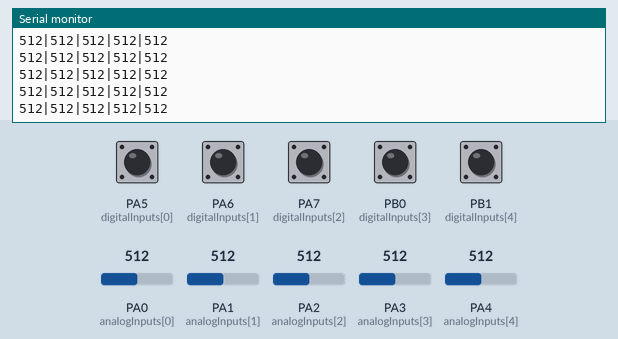
Simulated run of this sketch. Board: STM32 Blue Pill. Shown: the last lines printed to the serial monitor. The test bench sets the inputs (shaded band); at power-on: PA5 (digitalInputs[0]), PA6 (digitalInputs[1]), PA7 (digitalInputs[2]), PB0 (digitalInputs[3]), PB1 (digitalInputs[4]) HIGH, PA0 (analogInputs[0]) = 512, PA1 (analogInputs[1]) = 512, PA2 (analogInputs[2]) = 512, PA3 (analogInputs[3]) = 512, PA4 (analogInputs[4]) = 512.

Above: at 1.2 s.
1.3 s: PA0 (analogInputs[0]) set to 716
At 2.0 s:
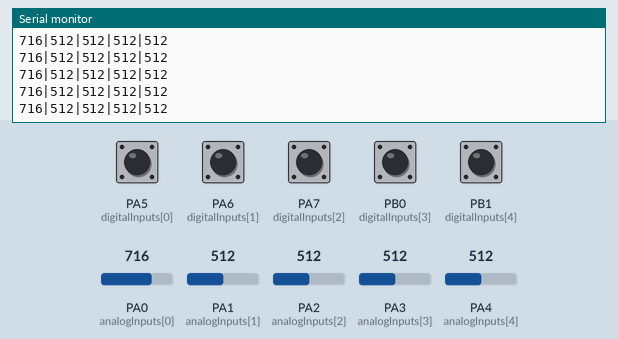
2.8 s: PA1 (analogInputs[1]) set to 716
At 3.6 s:
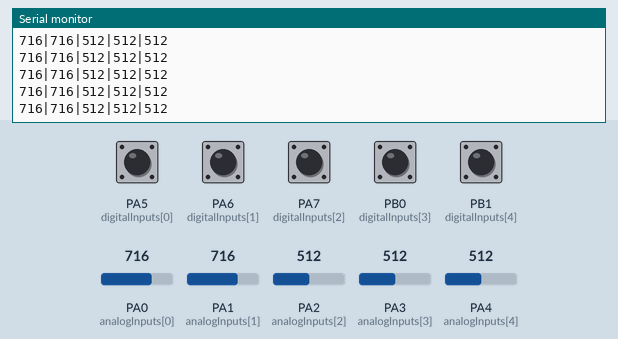
4.3 s: PA2 (analogInputs[2]) set to 716
At 5.3 s:
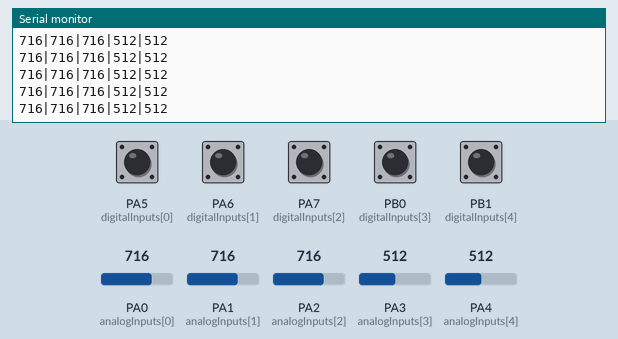
5.8 s: PA3 (analogInputs[3]) set to 716
At 6.7 s:
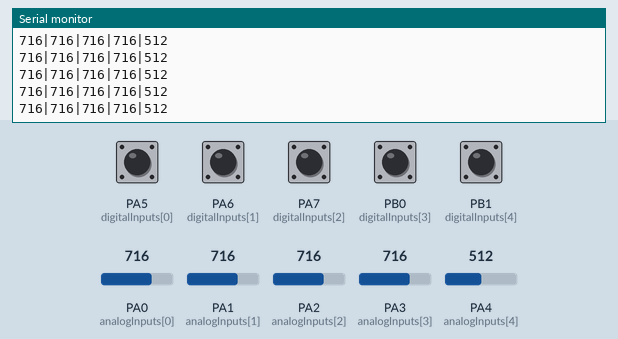
7.3 s: PA4 (analogInputs[4]) set to 716
At 7.9 s:
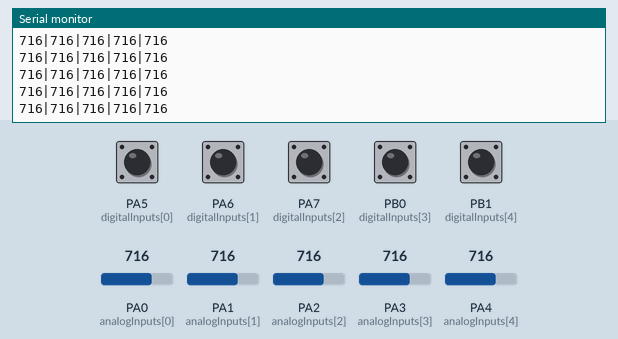
8.8 s: PA5 (digitalInputs[0]) pulled LOW for 0.15 s
At 9.4 s:
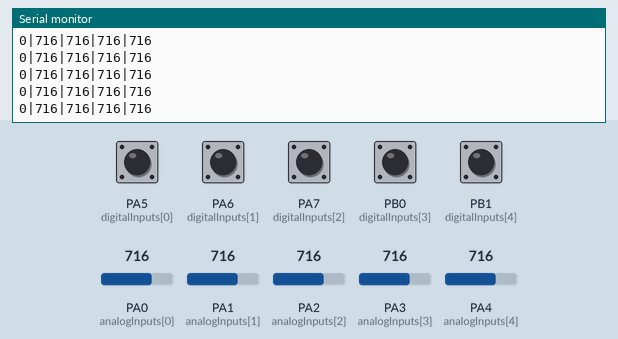
Timing chart, 0 to 11.4 s (numbered marks = the images above; inputs shaded):
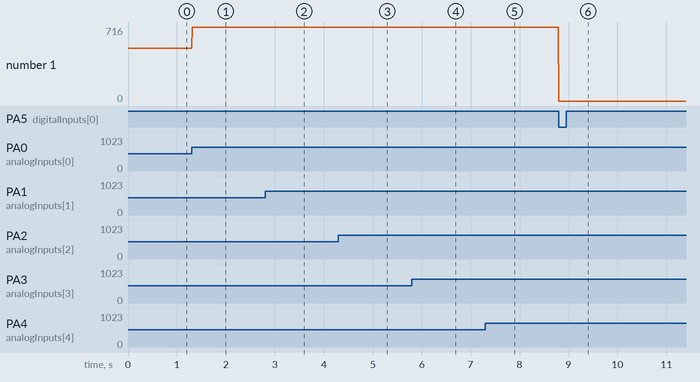

Measured:
- after the input at 1.3 s, the serial monitor: prints a new line at once (image 1)
- after the input at 2.8 s, the serial monitor: prints a new line at once (image 2)
- after the input at 4.3 s, the serial monitor: prints a new line at once (image 3)
- after the input at 5.8 s, the serial monitor: prints a new line at once (image 4)
- after the input at 7.3 s, the serial monitor: prints a new line at once (image 5)
- after the input at 8.8 s, the serial monitor: prints a new line at once (image 6)
- plotted number 1: 512 → 716 after the input at 1.3 s, 716 → 0 after the input at 8.8 s

The sketch:

deej_positron_elektronik.ino
```cpp
//#include <FastLED.h>

#define NUM_LEDS 5
#define LED_PIN  PB10

//CRGB leds[NUM_LEDS];
const int NUM_SLIDERS = 5;
const int analogInputs[NUM_SLIDERS] = {PA0, PA1, PA2, PA3, PA4}; // analog Inputs for sliders/ potentiometers
const int digitalInputs[NUM_SLIDERS] = {PA5, PA6, PA7, PB0, PB1}; // digital Inputs for mute buttons


int analogSliderValues[NUM_SLIDERS];
bool mutedSliders[NUM_SLIDERS];
int mutedTimeout[NUM_SLIDERS];

void setup() {

  //FastLED.addLeds<WS2812B, LED_PIN, GRB>(leds, NUM_LEDS);
  //FastLED.setBrightness(255);

  for (int i = 0; i < NUM_SLIDERS; i++) {
    pinMode(analogInputs[i], INPUT);
    pinMode(digitalInputs[i], INPUT_PULLUP);
  }

  Serial.begin(9600);
}

void loop() {

  updateSliderValues();
  sendSliderValues(); // Actually send data (all the time)
  //LEDMuteState();
  // printSliderValues(); // For debug
  delay(10);
}

void updateSliderValues() {
  for (int i = 0; i < NUM_SLIDERS; i++) {
    analogSliderValues[i] = analogRead(analogInputs[i]);
    if (digitalRead(digitalInputs[i]) == HIGH) {
      if (mutedTimeout[i] < 20) {
        mutedTimeout[i]++;
      }
    } else if (mutedTimeout[i] > 10) {
      mutedSliders[i] = !mutedSliders[i];
      mutedTimeout[i] = 0;
    }
  }
}

void sendSliderValues() {
  String builtString = String("");

  for (int i = 0; i < NUM_SLIDERS; i++) {
    int val = 0;
    if (!mutedSliders[i]) {
      val = (int)analogSliderValues[i];
    }
    builtString += String(val);

    if (i < NUM_SLIDERS - 1) {
      builtString += String("|");
    }
  }

  Serial.println(builtString);
}

void printSliderValues() {
  for (int i = 0; i < NUM_SLIDERS; i++) {
    String printedString = String("Slider #") + String(i + 1) + String(": ") + String(analogSliderValues[i]) + String(" mV");
    Serial.write(printedString.c_str());

    if (i < NUM_SLIDERS - 1) {
      Serial.write(" | ");
    } else {
      Serial.write("\n");
    }
  }
}
// void LEDMuteState() {

//   for (int i = 0; i < NUM_SLIDERS; i++) {
//     if (analogSliderValues[i]<= 1 || !mutedSliders[i] == 0) {
//       //leds[i] = CRGB::Red;
//       //FastLED.show();
//     }
//     else  {
//       //leds[i] = CRGB::Green;
//       //FastLED.show();
//     }


//   }
// }
```
